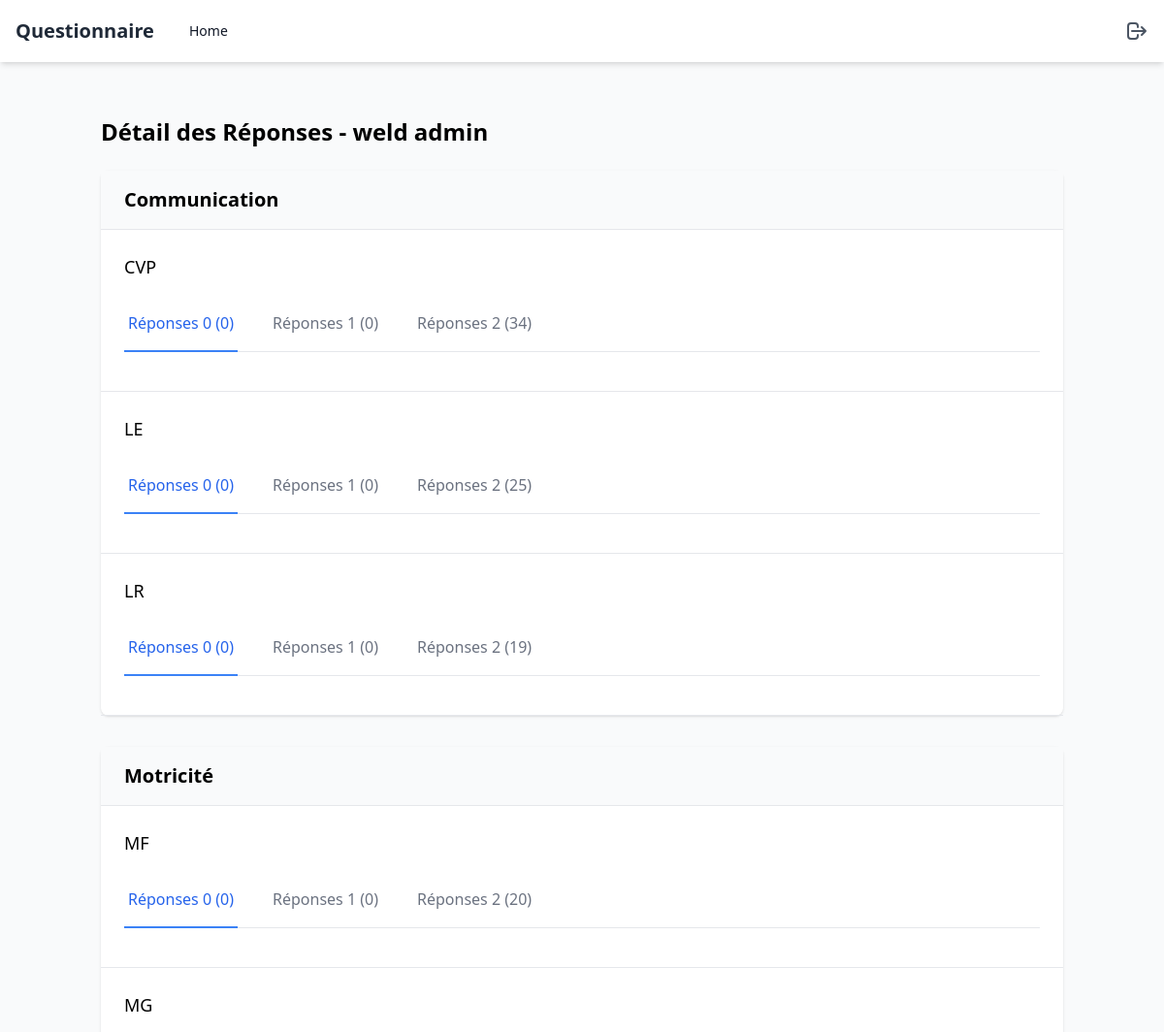
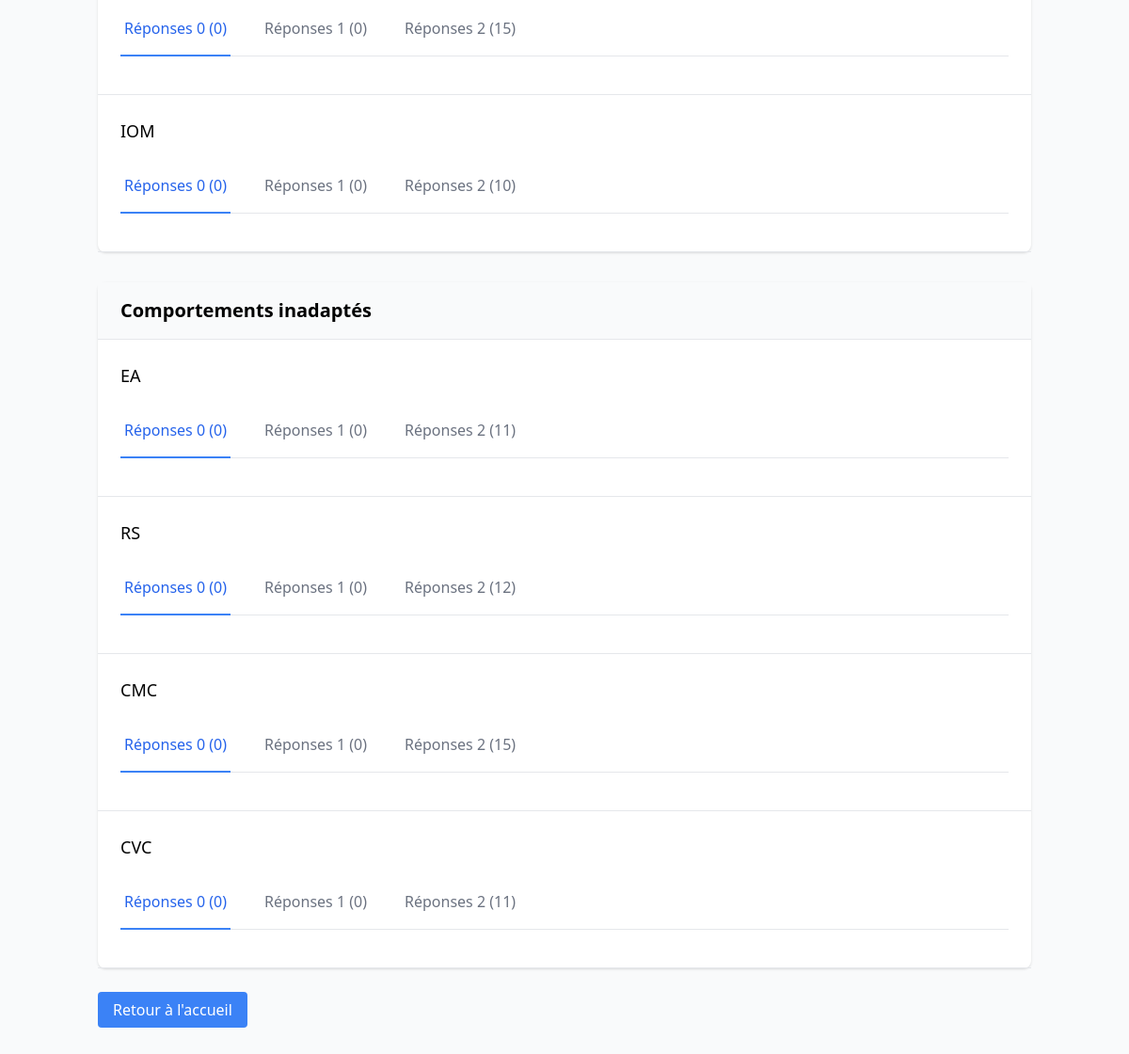
Screenshot of /questionnaire/12/detailed-summary/ with the database file from the repository (2 pictures, top to bottom).
### polls/models.py (models this page shows, shortened)
class Questionnaire(models.Model):
    id = models.AutoField(primary_key=True)
    parent = models.ForeignKey(settings.AUTH_USER_MODEL, on_delete=models.CASCADE, verbose_name='Parent')
    student = models.ForeignKey(Student, on_delete=models.CASCADE, verbose_name='Élève',default='')
    formulaire = models.ForeignKey(Formulaire, on_delete=models.CASCADE, verbose_name='Formulaire')
    created_at = models.DateTimeField(auto_now_add=True, verbose_name='Date de Création')
    unique_key = models.CharField(max_length=255, unique=False, verbose_name='Clé Unique',default='')

class Student(models.Model):
    id = models.AutoField(primary_key=True)
    parent = models.ForeignKey(settings.AUTH_USER_MODEL, on_delete=models.CASCADE, related_name='students')
    name = models.CharField(max_length=255, default='', verbose_name='Nom de l’Élève')
    age = models.FloatField(default=1, verbose_name='Âge')
    sexe = models.CharField(max_length=1, choices=[('M', 'Masculin'), ('F', 'Féminin')], default='M', verbose_name='Sexe')
    date_of_birth = models.DateField(null=True, blank=True, verbose_name='Date de Naissance')

class Domain(models.Model):
    id = models.AutoField(primary_key=True)
    formulaire = models.ForeignKey(Formulaire, related_name='domains', on_delete=models.CASCADE, default='', verbose_name='Formulaire')
    name = models.CharField(max_length=255, default='', verbose_name='Nom du Domaine')

class SousDomain(models.Model):
    id = models.AutoField(primary_key=True)
    domain = models.ForeignKey(Domain, on_delete=models.CASCADE, default='', verbose_name='Domaine')
    name = models.CharField(max_length=255, default='', verbose_name='Nom du Sous-Domaine')

### polls/views.py (the view)
# urls.py: path('questionnaire/<int:questionnaire_id>/detailed-summary/', detailed_summary_view, name='detailed_summary'),
def detailed_summary_view(request, questionnaire_id):
    questionnaire = get_object_or_404(Questionnaire, id=questionnaire_id)
    domains = Domain.objects.filter(formulaire=questionnaire.formulaire).exclude(name='Autre')
    summary_data = []
    for domain in domains:
        sous_domains = SousDomain.objects.filter(domain=domain).exclude(name='Autre')
        sous_domain_data = []
        for sous_domain in sous_domains:
            responses = Response.objects.filter(
                questionnaire=questionnaire,
                question__sous_domain=sous_domain
            ).select_related('question')
            questions_by_answer = {
                0: responses.filter(answer=0),
                1: responses.filter(answer=1),
                2: responses.filter(answer=2)
            }
            sous_domain_data.append({
                'name': sous_domain.name,
                'responses': questions_by_answer
            })
        summary_data.append({
            'domain': domain.name,
            'sous_domains': sous_domain_data
        })
    return render(request, 'questionnaire/detailed_summary.html', {
        'questionnaire': questionnaire,
        'summary_data': summary_data
    })

### polls/templates/questionnaire/detailed_summary.html (shortened to what this page needs)
{% extends '../base.html' %} {% block content %}
<div class="container mx-auto px-4 py-8">
  <h1 class="text-2xl font-bold mb-6">
    Détail des Réponses - {{ questionnaire.student.name }}
  </h1>
  {% for domain_data in summary_data %}
  <div class="bg-white shadow rounded-lg mb-8">
    <div class="bg-gray-50 px-6 py-4 border-b">
      <h2 class="text-xl font-semibold">{{ domain_data.domain }}</h2>
    </div>
    {% for sous_domain in domain_data.sous_domains %}
    <div
      class="p-6 border-b"
      id="sous-domain-{{ forloop.parentloop.counter }}-{{ forloop.counter }}"
    >
      <h3 class="text-lg font-medium mb-4">{{ sous_domain.name }}</h3>
      <div class="mb-4">
        <div class="border-b border-gray-200">
          <nav class="-mb-px flex space-x-8" role="tablist">
            {% for answer, questions in sous_domain.responses.items %}
            <button
              class="{% if forloop.first %}border-blue-500 text-blue-600{% else %}border-transparent text-gray-500{% endif %} hover:text-blue-700 whitespace-nowrap py-4 px-1 border-b-2 font-medium cursor-pointer"
              data-tab="tab-{{ forloop.parentloop.parentloop.counter }}-{{ forloop.parentloop.counter }}-{{ answer }}"
              role="tab"
              aria-selected="{% if forloop.first %}true{% else %}false{% endif %}"
            >
              Réponses {{ answer }} ({{ questions|length }})
            </button>
            {% endfor %}
          </nav>
        </div>
      </div>
    </div>
    {% endfor %}
  </div>
  {% endfor %}
  <div class="mt-6">
    <a
      href="{% url 'home' %}"
      class="bg-blue-500 text-white px-4 py-2 rounded hover:bg-blue-600"
    >
      Retour à l'accueil
    </a>
  </div>
</div>
{% endblock %}

### rows the page displays
Questionnaire: student.name "weld admin"
Domain: domain "Communication"
SousDomain: name "CVP"
SousDomain: name "LE"
SousDomain: name "LR"
Domain: domain "Motricité"
SousDomain: name "MF"
SousDomain: name "MG"
SousDomain: name "IOM"
Domain: domain "Comportements inadaptés"
SousDomain: name "EA"
SousDomain: name "RS"
SousDomain: name "CMC"
SousDomain: name "CVC"

### other values shown
{{ answer }} "0" "1" "2" "0" "1" "2" "0" "1" "2" "0" "1" "2" "0" "1" "2" "0" "1" "2" "0" "1" "2" "0" "1" "2" "0" "1" "2" "0" "1" "2"
{{ questions|length }} "0" "0" "34" "0" "0" "25" "0" "0" "19" "0" "0" "20" "0" "0" "15" "0" "0" "10" "0" "0" "11" "0" "0" "12" "0" "0" "15" "0" "0" "11"
